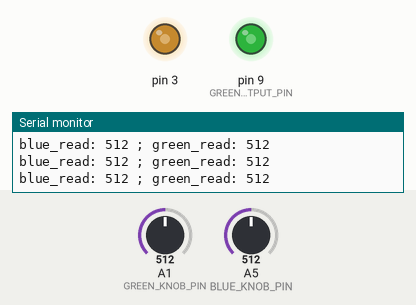
A program run on a simulated Arduino Uno, built with avr-gcc and run on an emulated ATmega328P. On the bench: output pins drawn as LEDs (lit = HIGH), the last lines printed to the serial monitor. The inputs (shaded band) are chosen by the test bench; at power-on: A1 (GREEN_KNOB_PIN) = 512, A5 (BLUE_KNOB_PIN) = 512.

Above: at 1.3 s.
1.4 s: A1 (GREEN_KNOB_PIN) set to 716
At 2.6 s:
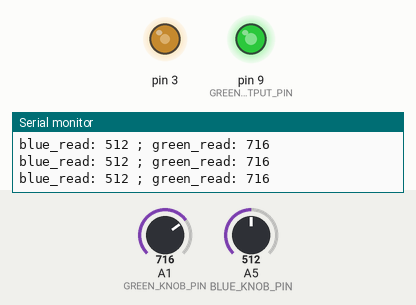
3.0 s: A5 (BLUE_KNOB_PIN) set to 716
At 3.8 s:
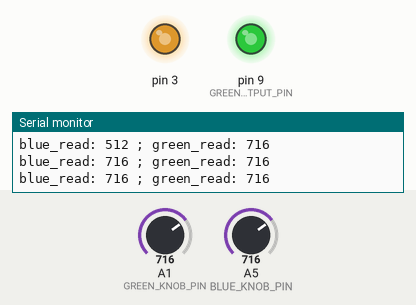
4.5 s: A1 (GREEN_KNOB_PIN) set to 900
At 5.1 s:
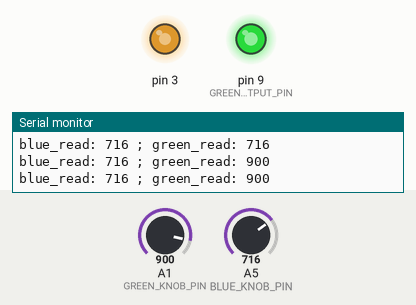
6.0 s: A5 (BLUE_KNOB_PIN) set to 900
At 6.3 s:
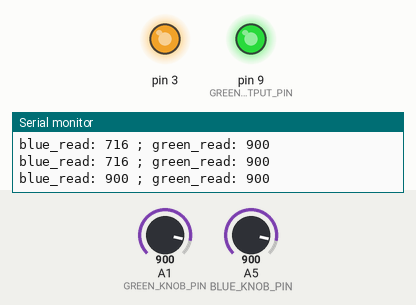
7.5 s: A1 (GREEN_KNOB_PIN) set to 511
At 8.7 s:
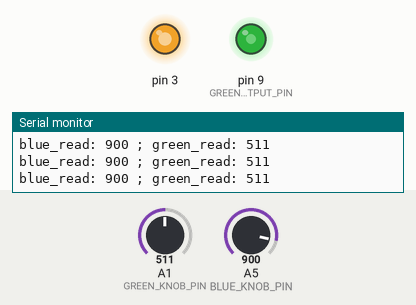
9.0 s: A5 (BLUE_KNOB_PIN) set to 122
At 10.0 s:
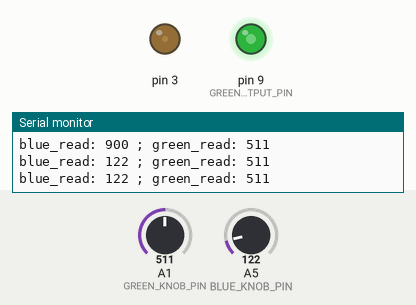
Timing chart, 0 to 11.5 s (numbered marks = the images above; inputs shaded):
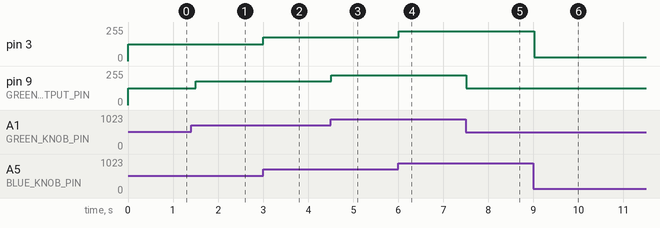

The program:

main.cpp
```cpp
#include <Arduino.h>

int BLUE_KNOB_PIN = A5;
int GREEN_KNOB_PIN = A1;
int BLUE_OUTPUT_PIN = PIN3;
int GREEN_OUTPUT_PIN = 9;
char STR_BUFFER[256];

int mapRead(int read_value);

void setup() {
  pinMode(BLUE_KNOB_PIN, INPUT);
  pinMode(GREEN_KNOB_PIN, INPUT);
  pinMode(BLUE_OUTPUT_PIN, OUTPUT);

  Serial.begin(9600);
  while(!Serial) {}
}

void loop() {
  // put your main code here, to run repeatedly:
  int blue_read= analogRead(BLUE_KNOB_PIN);
  int green_read= analogRead(GREEN_KNOB_PIN);


  sprintf(STR_BUFFER, "blue_read: %d ; green_read: %d", blue_read, green_read);
  Serial.println(STR_BUFFER);

  analogWrite(BLUE_OUTPUT_PIN, mapRead(blue_read));
  analogWrite(GREEN_OUTPUT_PIN, mapRead(green_read));

  delay(500);
}

int mapRead(int read_value) {
  float mapped_value = 255. * static_cast<float>(read_value) / 1023.;
  return static_cast<int>(mapped_value);
}
```

Measured:
- after the input at 1.4 s, pin 9 (GREEN_OUTPUT_PIN): 127/255 → 178/255 after 0.10 s
- after the input at 3.0 s, pin 3: 127/255 → 178/255 at once
- after the input at 4.5 s, pin 9 (GREEN_OUTPUT_PIN): 178/255 → 224/255 at once
- after the input at 6.0 s, pin 3: 178/255 → 224/255 at once
- after the input at 7.5 s, pin 9 (GREEN_OUTPUT_PIN): 224/255 → 127/255 at once
- after the input at 9.0 s, pin 3: 224/255 → 30/255 at once
